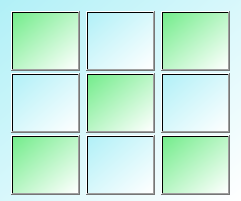
   <widget class="QWidget" name="gridLayoutWidget_2">
    <property name="geometry">
     <rect>
      <x>550</x>
      <y>180</y>
      <width>241</width>
      <height>201</height>
     </rect>
    </property>
    <property name="minimumSize">
     <size>
      <width>60</width>
      <height>60</height>
     </size>
    </property>
    <property name="font">
     <font>
      <pointsize>13</pointsize>
      <bold>true</bold>
     </font>
    </property>
    <property name="styleSheet">
     <string notr="true">background-color: qlineargradient(spread:pad, x1:0, y1:0, x2:1, y2:1, stop:0 rgba(177, 240, 247, 255), stop:1 rgba(255, 255, 255, 255));
color: rgb(0, 0, 0);</string>
    </property>
    <layout class="QGridLayout" name="gridLayout_2">
     <item row="0" column="1">
      <widget class="QPushButton" name="finalboardbutton_0_1">
       <property name="sizePolicy">
        <sizepolicy hsizetype="Minimum" vsizetype="Preferred">
         <horstretch>0</horstretch>
         <verstretch>0</verstretch>
        </sizepolicy>
       </property>
       <property name="minimumSize">
        <size>
         <width>60</width>
         <height>60</height>
        </size>
       </property>
       <property name="font">
        <font>
         <pointsize>13</pointsize>
         <bold>true</bold>
        </font>
       </property>
       <property name="styleSheet">
        <string notr="true">background-color: qlineargradient(spread:pad, x1:0, y1:0, x2:1, y2:1, stop:0 rgba(177, 240, 247, 255), stop:1 rgba(255, 255, 255, 255));
color: rgb(0, 0, 0);</string>
       </property>
       <property name="text">
        <string/>
       </property>
       <property name="iconSize">
        <size>
         <width>40</width>
         <height>40</height>
        </size>
       </property>
      </widget>
     </item>
     <item row="0" column="0">
      <widget class="QPushButton" name="finalboardbutton_0_0">
       <property name="sizePolicy">
        <sizepolicy hsizetype="Minimum" vsizetype="Preferred">
         <horstretch>0</horstretch>
         <verstretch>0</verstretch>
        </sizepolicy>
       </property>
       <property name="minimumSize">
        <size>
         <width>60</width>
         <height>60</height>
        </size>
       </property>
       <property name="font">
        <font>
         <pointsize>13</pointsize>
         <bold>true</bold>
        </font>
       </property>
       <property name="styleSheet">
        <string notr="true">background-color: qlineargradient(spread:pad, x1:0, y1:0, x2:1, y2:1, stop:0 rgba(115, 236, 139, 255), stop:1 rgba(255, 255, 255, 255));
color: rgb(0, 0, 0);</string>
       </property>
       <property name="text">
        <string/>
       </property>
       <property name="iconSize">
        <size>
         <width>40</width>
         <height>40</height>
        </size>
       </property>
      </widget>
     </item>
     <item row="2" column="0">
      <widget class="QPushButton" name="finalboardbutton_2_0">
       <property name="sizePolicy">
        <sizepolicy hsizetype="Minimum" vsizetype="Preferred">
         <horstretch>0</horstretch>
         <verstretch>0</verstretch>
        </sizepolicy>
       </property>
       <property name="minimumSize">
        <size>
         <width>60</width>
         <height>60</height>
        </size>
       </property>
       <property name="font">
        <font>
         <pointsize>13</pointsize>
         <bold>true</bold>
        </font>
       </property>
       <property name="styleSheet">
        <string notr="true">background-color: qlineargradient(spread:pad, x1:0, y1:0, x2:1, y2:1, stop:0 rgba(115, 236, 139, 255), stop:1 rgba(255, 255, 255, 255));
color: rgb(0, 0, 0);</string>
       </property>
       <property name="text">
        <string/>
       </property>
       <property name="iconSize">
        <size>
         <width>40</width>
         <height>40</height>
        </size>
       </property>
      </widget>
     </item>
     <item row="2" column="2">
      <widget class="QPushButton" name="finalboardbutton_2_2">
       <property name="sizePolicy">
        <sizepolicy hsizetype="Minimum" vsizetype="Preferred">
         <horstretch>0</horstretch>
         <verstretch>0</verstretch>
        </sizepolicy>
       </property>
       <property name="minimumSize">
        <size>
         <width>60</width>
         <height>60</height>
        </size>
       </property>
       <property name="font">
        <font>
         <pointsize>13</pointsize>
         <bold>true</bold>
        </font>
       </property>
       <property name="styleSheet">
        <string notr="true">background-color: qlineargradient(spread:pad, x1:0, y1:0, x2:1, y2:1, stop:0 rgba(115, 236, 139, 255), stop:1 rgba(255, 255, 255, 255));
color: rgb(0, 0, 0);</string>
       </property>
       <property name="text">
        <string/>
       </property>
       <property name="iconSize">
        <size>
         <width>40</width>
         <height>40</height>
        </size>
       </property>
      </widget>
     </item>
     <item row="0" column="2">
      <widget class="QPushButton" name="finalboardbutton_0_2">
       <property name="sizePolicy">
        <sizepolicy hsizetype="Minimum" vsizetype="Preferred">
         <horstretch>0</horstretch>
         <verstretch>0</verstretch>
        </sizepolicy>
       </property>
       <property name="minimumSize">
        <size>
         <width>60</width>
         <height>60</height>
        </size>
       </property>
       <property name="font">
        <font>
         <pointsize>13</pointsize>
         <bold>true</bold>
        </font>
       </property>
       <property name="styleSheet">
        <string notr="true">background-color: qlineargradient(spread:pad, x1:0, y1:0, x2:1, y2:1, stop:0 rgba(115, 236, 139, 255), stop:1 rgba(255, 255, 255, 255));
color: rgb(0, 0, 0);</string>
       </property>
       <property name="text">
        <string/>
       </property>
       <property name="iconSize">
        <size>
         <width>40</width>
         <height>40</height>
        </size>
       </property>
      </widget>
     </item>
     <item row="1" column="1">
      <widget class="QPushButton" name="finalboardbutton_1_1">
       <property name="sizePolicy">
        <sizepolicy hsizetype="Minimum" vsizetype="Preferred">
         <horstretch>0</horstretch>
         <verstretch>0</verstretch>
        </sizepolicy>
       </property>
       <property name="minimumSize">
        <size>
         <width>60</width>
         <height>60</height>
        </size>
       </property>
       <property name="font">
        <font>
         <pointsize>13</pointsize>
         <bold>true</bold>
        </font>
       </property>
       <property name="styleSheet">
        <string notr="true">background-color: qlineargradient(spread:pad, x1:0, y1:0, x2:1, y2:1, stop:0 rgba(115, 236, 139, 255), stop:1 rgba(255, 255, 255, 255));
color: rgb(0, 0, 0);</string>
       </property>
       <property name="text">
        <string/>
       </property>
       <property name="iconSize">
        <size>
         <width>40</width>
         <height>40</height>
        </size>
       </property>
      </widget>
     </item>
     <item row="2" column="1">
      <widget class="QPushButton" name="finalboardbutton_2_1">
       <property name="sizePolicy">
        <sizepolicy hsizetype="Minimum" vsizetype="Preferred">
         <horstretch>0</horstretch>
         <verstretch>0</verstretch>
        </sizepolicy>
       </property>
       <property name="minimumSize">
        <size>
         <width>60</width>
         <height>60</height>
        </size>
       </property>
       <property name="font">
        <font>
         <pointsize>13</pointsize>
         <bold>true</bold>
        </font>
       </property>
       <property name="styleSheet">
        <string notr="true">background-color: qlineargradient(spread:pad, x1:0, y1:0, x2:1, y2:1, stop:0 rgba(177, 240, 247, 255), stop:1 rgba(255, 255, 255, 255));
color: rgb(0, 0, 0);</string>
       </property>
       <property name="text">
        <string/>
       </property>
       <property name="iconSize">
        <size>
         <width>40</width>
         <height>40</height>
        </size>
       </property>
      </widget>
     </item>
     <item row="1" column="0">
      <widget class="QPushButton" name="finalboardbutton_1_0">
       <property name="sizePolicy">
        <sizepolicy hsizetype="Minimum" vsizetype="Preferred">
         <horstretch>0</horstretch>
         <verstretch>0</verstretch>
        </sizepolicy>
       </property>
       <property name="minimumSize">
        <size>
         <width>60</width>
         <height>60</height>
        </size>
       </property>
       <property name="font">
        <font>
         <pointsize>13</pointsize>
         <bold>true</bold>
        </font>
       </property>
       <property name="styleSheet">
        <string notr="true">background-color: qlineargradient(spread:pad, x1:0, y1:0, x2:1, y2:1, stop:0 rgba(177, 240, 247, 255), stop:1 rgba(255, 255, 255, 255));
color: rgb(0, 0, 0);</string>
       </property>
       <property name="text">
        <string/>
       </property>
       <property name="iconSize">
        <size>
         <width>40</width>
         <height>40</height>
        </size>
       </property>
      </widget>
     </item>
     <item row="1" column="2">
      <widget class="QPushButton" name="finalboardbutton_1_2">
       <property name="sizePolicy">
        <sizepolicy hsizetype="Minimum" vsizetype="Preferred">
         <horstretch>0</horstretch>
         <verstretch>0</verstretch>
        </sizepolicy>
       </property>
       <property name="minimumSize">
        <size>
         <width>60</width>
         <height>60</height>
        </size>
       </property>
       <property name="font">
        <font>
         <pointsize>13</pointsize>
         <bold>true</bold>
        </font>
       </property>
       <property name="styleSheet">
        <string notr="true">background-color: qlineargradient(spread:pad, x1:0, y1:0, x2:1, y2:1, stop:0 rgba(177, 240, 247, 255), stop:1 rgba(255, 255, 255, 255));
color: rgb(0, 0, 0);</string>
       </property>
       <property name="text">
        <string/>
       </property>
       <property name="iconSize">
        <size>
         <width>40</width>
         <height>40</height>
        </size>
       </property>
      </widget>
     </item>
    </layout>
   </widget>
